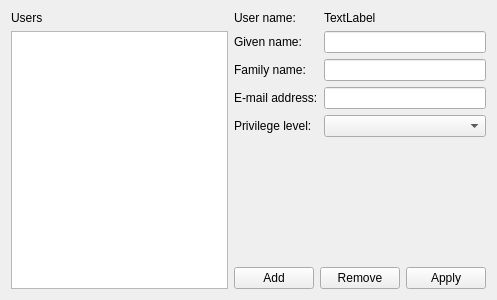
<?xml version="1.0" encoding="UTF-8"?>
<ui version="4.0">
 <class>Form</class>
 <widget class="QWidget" name="Form">
  <property name="geometry">
   <rect>
    <x>0</x>
    <y>0</y>
    <width>497</width>
    <height>300</height>
   </rect>
  </property>
  <property name="windowTitle">
   <string>Manage Users</string>
  </property>
  <property name="windowIcon">
   <iconset theme="system-users">
    <normaloff>.</normaloff>.</iconset>
  </property>
  <layout class="QHBoxLayout" name="horizontalLayout">
   <item>
    <layout class="QVBoxLayout" name="verticalLayout" stretch="0,0">
     <item>
      <widget class="QLabel" name="label">
       <property name="text">
        <string>Users</string>
       </property>
      </widget>
     </item>
     <item>
      <widget class="QListWidget" name="usersListWidget"/>
     </item>
    </layout>
   </item>
   <item>
    <layout class="QVBoxLayout" name="verticalLayout_2">
     <item>
      <layout class="QFormLayout" name="formLayout">
       <item row="0" column="0">
        <widget class="QLabel" name="label_2">
         <property name="text">
          <string>User name:</string>
         </property>
        </widget>
       </item>
       <item row="0" column="1">
        <widget class="QLabel" name="usernameLabel">
         <property name="text">
          <string>TextLabel</string>
         </property>
        </widget>
       </item>
       <item row="1" column="0">
        <widget class="QLabel" name="label_4">
         <property name="text">
          <string>Given name:</string>
         </property>
        </widget>
       </item>
       <item row="1" column="1">
        <widget class="QLineEdit" name="firstNameLineEdit">
         <property name="sizePolicy">
          <sizepolicy hsizetype="Expanding" vsizetype="Fixed">
           <horstretch>1</horstretch>
           <verstretch>0</verstretch>
          </sizepolicy>
         </property>
        </widget>
       </item>
       <item row="2" column="0">
        <widget class="QLabel" name="label_5">
         <property name="text">
          <string>Family name:</string>
         </property>
        </widget>
       </item>
       <item row="2" column="1">
        <widget class="QLineEdit" name="lastNameLineEdit"/>
       </item>
       <item row="3" column="0">
        <widget class="QLabel" name="label_6">
         <property name="text">
          <string>E-mail address:</string>
         </property>
        </widget>
       </item>
       <item row="3" column="1">
        <widget class="QLineEdit" name="emailAddressLineEdit"/>
       </item>
       <item row="4" column="0">
        <widget class="QLabel" name="label_7">
         <property name="text">
          <string>Privilege level:</string>
         </property>
        </widget>
       </item>
       <item row="4" column="1">
        <widget class="QComboBox" name="privilegeLevelComboBox"/>
       </item>
      </layout>
     </item>
     <item>
      <spacer name="verticalSpacer">
       <property name="orientation">
        <enum>Qt::Vertical</enum>
       </property>
       <property name="sizeHint" stdset="0">
        <size>
         <width>20</width>
         <height>0</height>
        </size>
       </property>
      </spacer>
     </item>
     <item>
      <layout class="QHBoxLayout" name="horizontalLayout_2">
       <item>
        <widget class="QPushButton" name="addPushButton">
         <property name="text">
          <string>Add</string>
         </property>
         <property name="icon">
          <iconset theme="list-add">
           <normaloff>.</normaloff>.</iconset>
         </property>
        </widget>
       </item>
       <item>
        <widget class="QPushButton" name="removePushButton">
         <property name="text">
          <string>Remove</string>
         </property>
         <property name="icon">
          <iconset theme="list-remove">
           <normaloff>.</normaloff>.</iconset>
         </property>
        </widget>
       </item>
       <item>
        <widget class="QPushButton" name="updatePushButton">
         <property name="text">
          <string>Apply</string>
         </property>
         <property name="icon">
          <iconset theme="document-save">
           <normaloff>.</normaloff>.</iconset>
         </property>
        </widget>
       </item>
      </layout>
     </item>
    </layout>
   </item>
  </layout>
 </widget>
 <resources/>
 <connections/>
</ui>
